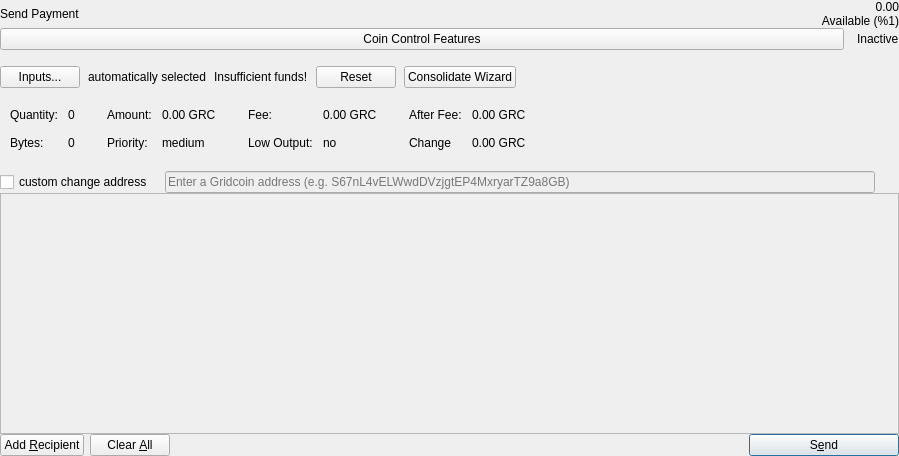
<?xml version="1.0" encoding="UTF-8"?>
<ui version="4.0">
 <class>SendCoinsDialog</class>
 <widget class="QDialog" name="SendCoinsDialog">
  <property name="geometry">
   <rect>
    <x>0</x>
    <y>0</y>
    <width>899</width>
    <height>456</height>
   </rect>
  </property>
  <property name="windowTitle">
   <string>Send Coins</string>
  </property>
  <layout class="QVBoxLayout" name="sendCoinsVerticalLayout" stretch="0,0,0,0">
   <property name="spacing">
    <number>0</number>
   </property>
   <property name="leftMargin">
    <number>0</number>
   </property>
   <property name="topMargin">
    <number>0</number>
   </property>
   <property name="rightMargin">
    <number>0</number>
   </property>
   <property name="bottomMargin">
    <number>0</number>
   </property>
   <item alignment="Qt::AlignVCenter">
    <widget class="QFrame" name="headerFrame">
     <property name="frameShape">
      <enum>QFrame::NoFrame</enum>
     </property>
     <property name="frameShadow">
      <enum>QFrame::Plain</enum>
     </property>
     <layout class="QHBoxLayout" name="headerFrameLayout">
      <property name="spacing">
       <number>15</number>
      </property>
      <property name="leftMargin">
       <number>0</number>
      </property>
      <property name="topMargin">
       <number>0</number>
      </property>
      <property name="rightMargin">
       <number>0</number>
      </property>
      <property name="bottomMargin">
       <number>0</number>
      </property>
      <item alignment="Qt::AlignVCenter">
       <widget class="QWidget" name="headerTitleWrapper" native="true">
        <layout class="QVBoxLayout" name="headerTitleVerticalLayout">
         <property name="spacing">
          <number>4</number>
         </property>
         <property name="leftMargin">
          <number>0</number>
         </property>
         <property name="topMargin">
          <number>0</number>
         </property>
         <property name="rightMargin">
          <number>0</number>
         </property>
         <property name="bottomMargin">
          <number>0</number>
         </property>
         <item>
          <widget class="QLabel" name="headerTitleLabel">
           <property name="text">
            <string>Send Payment</string>
           </property>
           <property name="buddy">
            <cstring>actionButtonsFrame</cstring>
           </property>
          </widget>
         </item>
        </layout>
       </widget>
      </item>
      <item>
       <spacer name="headerFrameSpacer">
        <property name="orientation">
         <enum>Qt::Horizontal</enum>
        </property>
        <property name="sizeHint" stdset="0">
         <size>
          <width>40</width>
          <height>20</height>
         </size>
        </property>
       </spacer>
      </item>
      <item alignment="Qt::AlignVCenter">
       <widget class="QWidget" name="headerBalanceWrapper" native="true">
        <layout class="QVBoxLayout" name="headerBalanceVerticalLayout">
         <property name="spacing">
          <number>0</number>
         </property>
         <property name="leftMargin">
          <number>0</number>
         </property>
         <property name="topMargin">
          <number>0</number>
         </property>
         <property name="rightMargin">
          <number>0</number>
         </property>
         <property name="bottomMargin">
          <number>0</number>
         </property>
         <item>
          <widget class="QLabel" name="headerBalanceLabel">
           <property name="text">
            <string>0.00</string>
           </property>
           <property name="alignment">
            <set>Qt::AlignRight|Qt::AlignTrailing|Qt::AlignVCenter</set>
           </property>
          </widget>
         </item>
         <item>
          <widget class="QLabel" name="headerBalanceCaptionLabel">
           <property name="text">
            <string>Available (%1)</string>
           </property>
           <property name="alignment">
            <set>Qt::AlignRight|Qt::AlignTrailing|Qt::AlignVCenter</set>
           </property>
          </widget>
         </item>
        </layout>
       </widget>
      </item>
     </layout>
    </widget>
   </item>
   <item alignment="Qt::AlignTop">
    <widget class="QFrame" name="coinControlWrapper">
     <property name="sizePolicy">
      <sizepolicy hsizetype="Expanding" vsizetype="Expanding">
       <horstretch>0</horstretch>
       <verstretch>0</verstretch>
      </sizepolicy>
     </property>
     <property name="maximumSize">
      <size>
       <width>16777215</width>
       <height>16777215</height>
      </size>
     </property>
     <layout class="QVBoxLayout" name="verticalLayoutCoinControl2">
      <property name="spacing">
       <number>6</number>
      </property>
      <property name="leftMargin">
       <number>0</number>
      </property>
      <property name="topMargin">
       <number>0</number>
      </property>
      <property name="rightMargin">
       <number>0</number>
      </property>
      <property name="bottomMargin">
       <number>0</number>
      </property>
      <item>
       <layout class="QHBoxLayout" name="horizontalLayoutCoinControl1">
        <property name="spacing">
         <number>3</number>
        </property>
        <item>
         <widget class="QPushButton" name="coinControlFeaturesButton">
          <property name="sizePolicy">
           <sizepolicy hsizetype="Expanding" vsizetype="Fixed">
            <horstretch>0</horstretch>
            <verstretch>0</verstretch>
           </sizepolicy>
          </property>
          <property name="text">
           <string>Coin Control Features</string>
          </property>
         </widget>
        </item>
        <item alignment="Qt::AlignVCenter">
         <widget class="QLabel" name="coinControlStatusIconLabel">
          <property name="pixmap">
           <pixmap>:/icons/round_gray_x</pixmap>
          </property>
         </widget>
        </item>
        <item alignment="Qt::AlignVCenter">
         <widget class="QLabel" name="coinControlStatusLabel">
          <property name="text">
           <string>Inactive</string>
          </property>
         </widget>
        </item>
       </layout>
      </item>
      <item>
       <widget class="QWidget" name="coinControlContentWidget" native="true">
        <layout class="QVBoxLayout" name="coinControlContentVerticalLayout">
         <property name="leftMargin">
          <number>0</number>
         </property>
         <property name="topMargin">
          <number>0</number>
         </property>
         <property name="rightMargin">
          <number>0</number>
         </property>
         <property name="bottomMargin">
          <number>0</number>
         </property>
         <item>
          <layout class="QHBoxLayout" name="horizontalLayoutCoinControl2" stretch="0,0,0,0,0,0">
           <property name="spacing">
            <number>8</number>
           </property>
           <property name="topMargin">
            <number>10</number>
           </property>
           <property name="bottomMargin">
            <number>10</number>
           </property>
           <item>
            <widget class="QPushButton" name="coinControlPushButton">
             <property name="styleSheet">
              <string notr="true"/>
             </property>
             <property name="text">
              <string>Inputs...</string>
             </property>
            </widget>
           </item>
           <item>
            <widget class="QLabel" name="coinControlAutomaticallySelectedLabel">
             <property name="text">
              <string>automatically selected</string>
             </property>
             <property name="margin">
              <number>5</number>
             </property>
            </widget>
           </item>
           <item>
            <widget class="QLabel" name="coinControlInsuffFundsLabel">
             <property name="text">
              <string>Insufficient funds!</string>
             </property>
             <property name="margin">
              <number>5</number>
             </property>
            </widget>
           </item>
           <item>
            <widget class="QPushButton" name="coinControlResetPushButton">
             <property name="text">
              <string>Reset</string>
             </property>
            </widget>
           </item>
           <item>
            <widget class="QPushButton" name="coinControlConsolidateWizardPushButton">
             <property name="text">
              <string>Consolidate Wizard</string>
             </property>
            </widget>
           </item>
           <item>
            <spacer name="coinControlHorizontalSpacer">
             <property name="orientation">
              <enum>Qt::Horizontal</enum>
             </property>
             <property name="sizeHint" stdset="0">
              <size>
               <width>40</width>
               <height>1</height>
              </size>
             </property>
            </spacer>
           </item>
          </layout>
         </item>
         <item>
          <widget class="QWidget" name="widgetCoinControl" native="true">
           <property name="sizePolicy">
            <sizepolicy hsizetype="Preferred" vsizetype="Preferred">
             <horstretch>0</horstretch>
             <verstretch>0</verstretch>
            </sizepolicy>
           </property>
           <property name="minimumSize">
            <size>
             <width>0</width>
             <height>0</height>
            </size>
           </property>
           <property name="styleSheet">
            <string notr="true"/>
           </property>
           <layout class="QHBoxLayout" name="horizontalLayoutCoinControl5">
            <property name="leftMargin">
             <number>0</number>
            </property>
            <property name="topMargin">
             <number>0</number>
            </property>
            <property name="rightMargin">
             <number>0</number>
            </property>
            <property name="bottomMargin">
             <number>0</number>
            </property>
            <item>
             <layout class="QHBoxLayout" name="horizontalLayoutCoinControl3" stretch="0,0,0,1">
              <property name="spacing">
               <number>20</number>
              </property>
              <property name="topMargin">
               <number>0</number>
              </property>
              <property name="bottomMargin">
               <number>10</number>
              </property>
              <item>
               <layout class="QFormLayout" name="formLayoutCoinControl1">
                <property name="horizontalSpacing">
                 <number>10</number>
                </property>
                <property name="verticalSpacing">
                 <number>14</number>
                </property>
                <property name="leftMargin">
                 <number>10</number>
                </property>
                <property name="topMargin">
                 <number>4</number>
                </property>
                <property name="rightMargin">
                 <number>6</number>
                </property>
                <item row="0" column="0">
                 <widget class="QLabel" name="coinControlQuantityTextLabel">
                  <property name="text">
                   <string>Quantity:</string>
                  </property>
                  <property name="margin">
                   <number>0</number>
                  </property>
                 </widget>
                </item>
                <item row="0" column="1">
                 <widget class="QLabel" name="coinControlQuantityLabel">
                  <property name="cursor">
                   <cursorShape>IBeamCursor</cursorShape>
                  </property>
                  <property name="contextMenuPolicy">
                   <enum>Qt::ActionsContextMenu</enum>
                  </property>
                  <property name="text">
                   <string>0</string>
                  </property>
                  <property name="margin">
                   <number>0</number>
                  </property>
                  <property name="textInteractionFlags">
                   <set>Qt::LinksAccessibleByMouse|Qt::TextSelectableByMouse</set>
                  </property>
                 </widget>
                </item>
                <item row="1" column="0">
                 <widget class="QLabel" name="coinControlBytesTextLabel">
                  <property name="text">
                   <string>Bytes:</string>
                  </property>
                 </widget>
                </item>
                <item row="1" column="1">
                 <widget class="QLabel" name="coinControlBytesLabel">
                  <property name="cursor">
                   <cursorShape>IBeamCursor</cursorShape>
                  </property>
                  <property name="contextMenuPolicy">
                   <enum>Qt::ActionsContextMenu</enum>
                  </property>
                  <property name="text">
                   <string>0</string>
                  </property>
                  <property name="textInteractionFlags">
                   <set>Qt::LinksAccessibleByMouse|Qt::TextSelectableByMouse</set>
                  </property>
                 </widget>
                </item>
               </layout>
              </item>
              <item>
               <layout class="QFormLayout" name="formLayoutCoinControl2">
                <property name="horizontalSpacing">
                 <number>10</number>
                </property>
                <property name="verticalSpacing">
                 <number>14</number>
                </property>
                <property name="leftMargin">
                 <number>6</number>
                </property>
                <property name="topMargin">
                 <number>4</number>
                </property>
                <property name="rightMargin">
                 <number>6</number>
                </property>
                <item row="0" column="0">
                 <widget class="QLabel" name="coinControlAmountTextLabel">
                  <property name="text">
                   <string>Amount:</string>
                  </property>
                  <property name="margin">
                   <number>0</number>
                  </property>
                 </widget>
                </item>
                <item row="0" column="1">
                 <widget class="QLabel" name="coinControlAmountLabel">
                  <property name="cursor">
                   <cursorShape>IBeamCursor</cursorShape>
                  </property>
                  <property name="contextMenuPolicy">
                   <enum>Qt::ActionsContextMenu</enum>
                  </property>
                  <property name="text">
                   <string>0.00 GRC</string>
                  </property>
                  <property name="textInteractionFlags">
                   <set>Qt::LinksAccessibleByMouse|Qt::TextSelectableByMouse</set>
                  </property>
                 </widget>
                </item>
                <item row="1" column="0">
                 <widget class="QLabel" name="coinControlPriorityTextLabel">
                  <property name="text">
                   <string>Priority:</string>
                  </property>
                 </widget>
                </item>
                <item row="1" column="1">
                 <widget class="QLabel" name="coinControlPriorityLabel">
                  <property name="cursor">
                   <cursorShape>IBeamCursor</cursorShape>
                  </property>
                  <property name="contextMenuPolicy">
                   <enum>Qt::ActionsContextMenu</enum>
                  </property>
                  <property name="text">
                   <string>medium</string>
                  </property>
                  <property name="textInteractionFlags">
                   <set>Qt::LinksAccessibleByMouse|Qt::TextSelectableByMouse</set>
                  </property>
                 </widget>
                </item>
               </layout>
              </item>
              <item>
               <layout class="QFormLayout" name="formLayoutCoinControl3">
                <property name="horizontalSpacing">
                 <number>10</number>
                </property>
                <property name="verticalSpacing">
                 <number>14</number>
                </property>
                <property name="leftMargin">
                 <number>6</number>
                </property>
                <property name="topMargin">
                 <number>4</number>
                </property>
                <property name="rightMargin">
                 <number>6</number>
                </property>
                <item row="0" column="0">
                 <widget class="QLabel" name="coinControlFeeTextLabel">
                  <property name="text">
                   <string>Fee:</string>
                  </property>
                  <property name="margin">
                   <number>0</number>
                  </property>
                 </widget>
                </item>
                <item row="0" column="1">
                 <widget class="QLabel" name="coinControlFeeLabel">
                  <property name="cursor">
                   <cursorShape>IBeamCursor</cursorShape>
                  </property>
                  <property name="contextMenuPolicy">
                   <enum>Qt::ActionsContextMenu</enum>
                  </property>
                  <property name="text">
                   <string>0.00 GRC</string>
                  </property>
                  <property name="textInteractionFlags">
                   <set>Qt::LinksAccessibleByMouse|Qt::TextSelectableByMouse</set>
                  </property>
                 </widget>
                </item>
                <item row="1" column="0">
                 <widget class="QLabel" name="coinControlLowOutputTextLabel">
                  <property name="text">
                   <string>Low Output:</string>
                  </property>
                 </widget>
                </item>
                <item row="1" column="1">
                 <widget class="QLabel" name="coinControlLowOutputLabel">
                  <property name="cursor">
                   <cursorShape>IBeamCursor</cursorShape>
                  </property>
                  <property name="contextMenuPolicy">
                   <enum>Qt::ActionsContextMenu</enum>
                  </property>
                  <property name="text">
                   <string>no</string>
                  </property>
                  <property name="textInteractionFlags">
                   <set>Qt::LinksAccessibleByMouse|Qt::TextSelectableByMouse</set>
                  </property>
                 </widget>
                </item>
               </layout>
              </item>
              <item>
               <layout class="QFormLayout" name="formLayoutCoinControl4">
                <property name="horizontalSpacing">
                 <number>10</number>
                </property>
                <property name="verticalSpacing">
                 <number>14</number>
                </property>
                <property name="leftMargin">
                 <number>6</number>
                </property>
                <property name="topMargin">
                 <number>4</number>
                </property>
                <property name="rightMargin">
                 <number>6</number>
                </property>
                <item row="0" column="0">
                 <widget class="QLabel" name="coinControlAfterFeeTextLabel">
                  <property name="text">
                   <string>After Fee:</string>
                  </property>
                  <property name="margin">
                   <number>0</number>
                  </property>
                 </widget>
                </item>
                <item row="0" column="1">
                 <widget class="QLabel" name="coinControlAfterFeeLabel">
                  <property name="cursor">
                   <cursorShape>IBeamCursor</cursorShape>
                  </property>
                  <property name="contextMenuPolicy">
                   <enum>Qt::ActionsContextMenu</enum>
                  </property>
                  <property name="text">
                   <string>0.00 GRC</string>
                  </property>
                  <property name="textInteractionFlags">
                   <set>Qt::LinksAccessibleByMouse|Qt::TextSelectableByMouse</set>
                  </property>
                 </widget>
                </item>
                <item row="1" column="0">
                 <widget class="QLabel" name="coinControlChangeTextLabel">
                  <property name="text">
                   <string>Change</string>
                  </property>
                 </widget>
                </item>
                <item row="1" column="1">
                 <widget class="QLabel" name="coinControlChangeLabel_2">
                  <property name="cursor">
                   <cursorShape>IBeamCursor</cursorShape>
                  </property>
                  <property name="contextMenuPolicy">
                   <enum>Qt::ActionsContextMenu</enum>
                  </property>
                  <property name="text">
                   <string>0.00 GRC</string>
                  </property>
                  <property name="textInteractionFlags">
                   <set>Qt::LinksAccessibleByMouse|Qt::TextSelectableByMouse</set>
                  </property>
                 </widget>
                </item>
               </layout>
              </item>
             </layout>
            </item>
           </layout>
          </widget>
         </item>
         <item>
          <layout class="QHBoxLayout" name="horizontalLayoutCoinControl4" stretch="0,0,0">
           <property name="spacing">
            <number>12</number>
           </property>
           <property name="sizeConstraint">
            <enum>QLayout::SetDefaultConstraint</enum>
           </property>
           <property name="topMargin">
            <number>5</number>
           </property>
           <property name="rightMargin">
            <number>5</number>
           </property>
           <item>
            <widget class="QCheckBox" name="coinControlChangeCheckBox">
             <property name="text">
              <string>custom change address</string>
             </property>
            </widget>
           </item>
           <item>
            <widget class="QLineEdit" name="coinControlChangeEdit">
             <property name="enabled">
              <bool>false</bool>
             </property>
             <property name="sizePolicy">
              <sizepolicy hsizetype="Expanding" vsizetype="Fixed">
               <horstretch>0</horstretch>
               <verstretch>0</verstretch>
              </sizepolicy>
             </property>
             <property name="placeholderText">
              <string>Enter a Gridcoin address (e.g. S67nL4vELWwdDVzjgtEP4MxryarTZ9a8GB)</string>
             </property>
            </widget>
           </item>
           <item>
            <widget class="QLabel" name="coinControlChangeLabel">
             <property name="sizePolicy">
              <sizepolicy hsizetype="Preferred" vsizetype="Expanding">
               <horstretch>0</horstretch>
               <verstretch>0</verstretch>
              </sizepolicy>
             </property>
             <property name="minimumSize">
              <size>
               <width>0</width>
               <height>0</height>
              </size>
             </property>
             <property name="text">
              <string/>
             </property>
             <property name="margin">
              <number>3</number>
             </property>
            </widget>
           </item>
          </layout>
         </item>
        </layout>
       </widget>
      </item>
     </layout>
    </widget>
   </item>
   <item>
    <widget class="QScrollArea" name="scrollArea">
     <property name="widgetResizable">
      <bool>true</bool>
     </property>
     <widget class="QWidget" name="scrollAreaWidgetContents">
      <property name="geometry">
       <rect>
        <x>0</x>
        <y>0</y>
        <width>897</width>
        <height>223</height>
       </rect>
      </property>
      <layout class="QVBoxLayout" name="verticalLayout_2">
       <property name="spacing">
        <number>9</number>
       </property>
       <property name="leftMargin">
        <number>12</number>
       </property>
       <property name="topMargin">
        <number>12</number>
       </property>
       <property name="rightMargin">
        <number>12</number>
       </property>
       <property name="bottomMargin">
        <number>12</number>
       </property>
       <item>
        <layout class="QVBoxLayout" name="entries">
         <property name="spacing">
          <number>9</number>
         </property>
        </layout>
       </item>
       <item>
        <spacer name="verticalSpacer">
         <property name="orientation">
          <enum>Qt::Vertical</enum>
         </property>
         <property name="sizeHint" stdset="0">
          <size>
           <width>20</width>
           <height>40</height>
          </size>
         </property>
        </spacer>
       </item>
      </layout>
     </widget>
    </widget>
   </item>
   <item>
    <widget class="QFrame" name="actionButtonsFrame">
     <layout class="QHBoxLayout" name="horizontalLayout">
      <property name="leftMargin">
       <number>0</number>
      </property>
      <property name="topMargin">
       <number>0</number>
      </property>
      <property name="rightMargin">
       <number>0</number>
      </property>
      <property name="bottomMargin">
       <number>0</number>
      </property>
      <item>
       <widget class="QPushButton" name="addButton">
        <property name="toolTip">
         <string>Send to multiple recipients at once</string>
        </property>
        <property name="text">
         <string>Add &amp;Recipient</string>
        </property>
        <property name="icon">
         <iconset>
          <normaloff>:/icons/add</normaloff>:/icons/add</iconset>
        </property>
        <property name="autoDefault">
         <bool>false</bool>
        </property>
       </widget>
      </item>
      <item>
       <widget class="QPushButton" name="clearButton">
        <property name="sizePolicy">
         <sizepolicy hsizetype="Minimum" vsizetype="Fixed">
          <horstretch>0</horstretch>
          <verstretch>0</verstretch>
         </sizepolicy>
        </property>
        <property name="toolTip">
         <string>Remove all transaction fields</string>
        </property>
        <property name="text">
         <string>Clear &amp;All</string>
        </property>
        <property name="icon">
         <iconset>
          <normaloff>:/icons/remove</normaloff>:/icons/remove</iconset>
        </property>
        <property name="autoRepeatDelay">
         <number>300</number>
        </property>
        <property name="autoDefault">
         <bool>false</bool>
        </property>
       </widget>
      </item>
      <item>
       <spacer name="horizontalSpacer">
        <property name="orientation">
         <enum>Qt::Horizontal</enum>
        </property>
        <property name="sizeHint" stdset="0">
         <size>
          <width>40</width>
          <height>20</height>
         </size>
        </property>
       </spacer>
      </item>
      <item>
       <widget class="QPushButton" name="sendButton">
        <property name="minimumSize">
         <size>
          <width>150</width>
          <height>0</height>
         </size>
        </property>
        <property name="toolTip">
         <string>Confirm the send action</string>
        </property>
        <property name="text">
         <string>S&amp;end</string>
        </property>
        <property name="default">
         <bool>true</bool>
        </property>
       </widget>
      </item>
     </layout>
    </widget>
   </item>
  </layout>
 </widget>
 <resources/>
 <connections/>
</ui>
